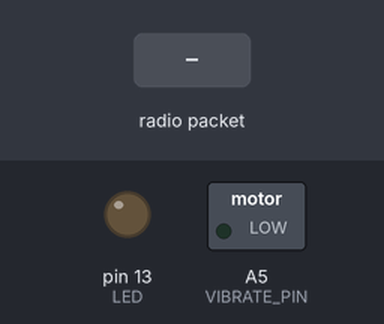
The sketch below on a simulated Arduino Uno, built with avr-gcc and run on an emulated ATmega328P. Parts: switched loads named in the sketch (green lamp = pin HIGH), output pins drawn as LEDs (lit = HIGH). The test bench sets the inputs (shaded band). No radio packets arrive unless stated; pins used as bus, display or sensor lines are not drawn; what the sketch prints to the serial monitor is not drawn.

Above: at 1.2 s.
1.3 s: radio packet "1" arrives
Timing chart, 0 to 4.3 s (numbered marks = the images above; inputs shaded):
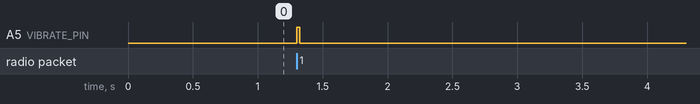

Measured:
- after the input at 1.3 s, A5 (VIBRATE_PIN): LOW → HIGH at once, → LOW 0.02 s later

The sketch:

VibrationReceiver.ino
```cpp
// rf69 demo tx rx.pde
// -*- mode: C++ -*-
// Example sketch showing how to create a simple addressed, reliable messaging client
// with the RH_RF69 class. RH_RF69 class does not provide for addressing or
// reliability, so you should only use RH_RF69  if you do not need the higher
// level messaging abilities.
// It is designed to work with the other example rf69_server.
// Demonstrates the use of AES encryption, setting the frequency and modem
// configuration

#include <SPI.h>
#include <RH_RF69.h>
#include <RHReliableDatagram.h>

/************ Radio Setup ***************/

// Change to 434.0 or other frequency, must match RX's freq!
#define RF69_FREQ 915.0

// who am i? (server address)
#define MY_ADDRESS     4

#define RFM69_CS      9
#define RFM69_INT     3
#define RFM69_RST     8
#define LED           13
#define VIBRATE_PIN   A5

#define INVERT_VIBRATE true

// Singleton instance of the radio driver
RH_RF69 rf69(RFM69_CS, RFM69_INT);

// Class to manage message delivery and receipt, using the driver declared above
RHReliableDatagram rf69_manager(rf69, MY_ADDRESS);

int16_t packetnum = 0;  // packet counter, we increment per xmission
unsigned long onTime = 0;
bool isOn = false;

void setup() {
  Serial.begin(115200);
  //while (!Serial) { delay(1); } // wait until serial console is open, remove if not tethered to computer

  pinMode(VIBRATE_PIN, OUTPUT);
  pinMode(LED, OUTPUT);
  pinMode(RFM69_RST, OUTPUT);
  digitalWrite(RFM69_RST, LOW);

  digitalWrite(VIBRATE_PIN, INVERT_VIBRATE == true ?  LOW : HIGH);

  Serial.println("Feather Addressed RFM69 RX Test!");
  Serial.println();

  // manual reset
  digitalWrite(RFM69_RST, HIGH);
  delay(10);
  digitalWrite(RFM69_RST, LOW);
  delay(10);

  if (!rf69_manager.init()) {
    Serial.println("RFM69 radio init failed");
    while (1);
  }
  Serial.println("RFM69 radio init OK!");
  // Defaults after init are 434.0MHz, modulation GFSK_Rb250Fd250, +13dbM (for low power module)
  // No encryption
  if (!rf69.setFrequency(RF69_FREQ)) {
    Serial.println("setFrequency failed");
  }

  // If you are using a high power RF69 eg RFM69HW, you *must* set a Tx power with the
  // ishighpowermodule flag set like this:
  rf69.setTxPower(20, true);  // range from 14-20 for power, 2nd arg must be true for 69HCW

  // The encryption key has to be the same as the one in the server
  // TODO: Remove encryption for packet latency
  uint8_t key[] = { 0x01, 0x02, 0x03, 0x04, 0x05, 0x06, 0x07, 0x08,
                    0x01, 0x02, 0x03, 0x04, 0x05, 0x06, 0x07, 0x08};
  rf69.setEncryptionKey(key);

  pinMode(LED, OUTPUT);

  Serial.print("RFM69 radio @");  Serial.print((int)RF69_FREQ);  Serial.println(" MHz");
}
// Dont put this on the stack:
uint8_t data[] = "And hello back to you";
// Dont put this on the stack:
uint8_t buf[RH_RF69_MAX_MESSAGE_LEN];

void loop() {
  // Wait for a message addressed to us from the client
  uint8_t len = sizeof(buf);
  uint8_t from, to;
  if (rf69_manager.recvfrom(buf, &len, &from, &to)) {
    buf[len] = 0; // zero out remaining string

    Serial.print("Got packet from #"); Serial.print(from);
    Serial.print(" [RSSI :");
    Serial.print(rf69.lastRssi());
    Serial.print("] : ");
    Serial.print((char*)buf);
    Serial.print(" ");
    Serial.println((int)buf[0]);

    if (!isOn) {
      digitalWrite(VIBRATE_PIN, INVERT_VIBRATE == true?  HIGH : LOW);
      isOn = true;
    }
    onTime = millis();
  } else {
    checkTimeOut();
  }
}

void checkTimeOut() {
    if (millis() - onTime > 25 && isOn) {
      digitalWrite(VIBRATE_PIN, INVERT_VIBRATE == true?  LOW : HIGH);
      onTime = millis();
      isOn = false;
    }
}
```
